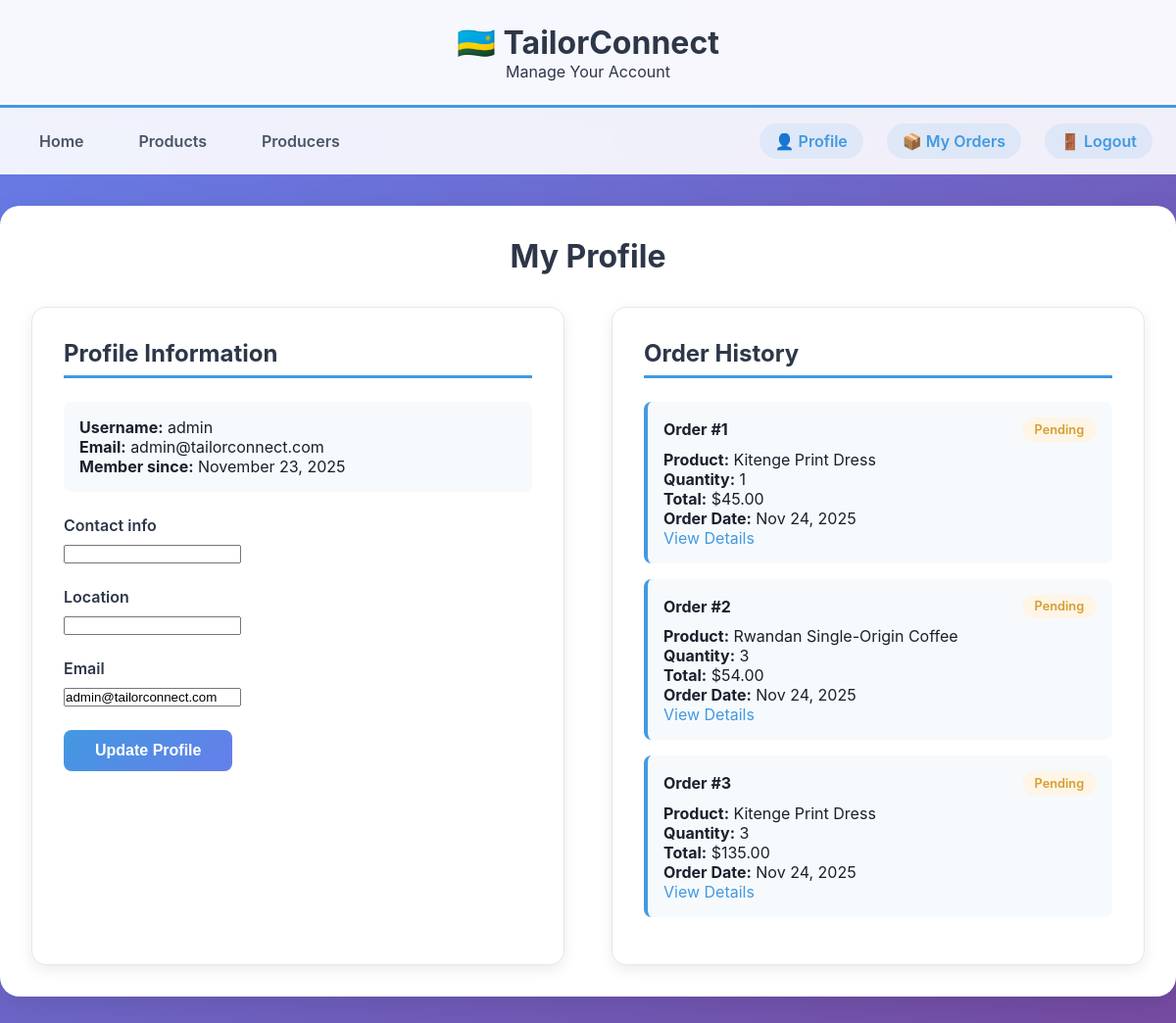
/profile/ (signed in), run on the app's committed database.
### Tconnect/models.py (models this page shows, shortened)
class Customer(models.Model):
    user = models.OneToOneField(User, on_delete=models.CASCADE)
    contact_info = models.CharField(max_length=200)
    location = models.CharField(max_length=200)

class Order(models.Model):
    ORDER_STATUS = [
        ('pending', 'Pending'),
        ('confirmed', 'Confirmed'),
        ('shipped', 'Shipped'),
        ('delivered', 'Delivered'),
        ('cancelled', 'Cancelled'),
    ]
    customer = models.ForeignKey(Customer, on_delete=models.CASCADE)
    product = models.ForeignKey(Product, on_delete=models.CASCADE)
    quantity = models.IntegerField(default=1)
    order_date = models.DateTimeField(auto_now_add=True)
    status = models.CharField(max_length=20, choices=ORDER_STATUS, default='pending')
    total_price = models.DecimalField(max_digits=10, decimal_places=2)

class Product(models.Model):
    name = models.CharField(max_length=200)
    description = models.TextField()
    price = models.DecimalField(max_digits=10, decimal_places=2)
    prod_date = models.DateField()  # Production date
    image = models.ImageField(upload_to='products/', blank=True, null=True)
    RARITY_CHOICES = [
        ('common', 'Common'),
        ('rare', 'Rare'),
        ('limited', 'Limited Edition'),
        ('unique', 'Unique Piece'),
    ]
    rarity = models.CharField(max_length=20, choices=RARITY_CHOICES, default='common')
    producer = models.ForeignKey(Producer, on_delete=models.CASCADE, related_name='products')
    created_at = models.DateTimeField(auto_now_add=True)

### Tconnect/views.py (the view)
# urls.py: path('profile/', views.profile, name='profile'),
@login_required
def profile(request):
    try:
        customer = request.user.customer
    except Customer.DoesNotExist:
        customer = Customer.objects.create(
            user=request.user,
            contact_info='',
            location=''
        )
    if request.method == 'POST':
        form = CustomerUpdateForm(request.POST, instance=customer)
        if form.is_valid():
            form.save()
            messages.success(request, 'Profile updated successfully!')
            return redirect('profile')
    else:
        form = CustomerUpdateForm(instance=customer)
    orders = Order.objects.filter(customer=customer)
    return render(request, 'Tconnect/profile.html', {
        'form': form,
        'customer': customer,
        'orders': orders
    })

### Tconnect/forms.py (shortened to what this page needs)
class CustomerUpdateForm(forms.ModelForm):
    email = forms.EmailField(required=True)
    class Meta:
        model = Customer
        fields = ['contact_info', 'location']
    def __init__(self, *args, **kwargs):
        super().__init__(*args, **kwargs)
        if self.instance.user:
            self.fields['email'].initial = self.instance.user.email

### Tconnect/templates/Tconnect/profile.html (shortened to what this page needs)
{% extends 'Tconnect/base.html' %}
{% block subtitle %}Manage Your Account{% endblock %}
{% block content %}
<div class="main-container">
    <div class="container">
        <h1 class="page-title" style="text-align: center; margin-bottom: 2rem; color: #2d3748;">My Profile</h1>
        <div class="profile-container">
            <div class="profile-card">
                <h2>Profile Information</h2>
                <div class="user-info">
                    <p><strong>Username:</strong> {{ user.username }}</p>
                    <p><strong>Email:</strong> {{ user.email }}</p>
                    <p><strong>Member since:</strong> {{ user.date_joined|date:"F j, Y" }}</p>
                </div>
                <form method="POST">
                    {% for field in form %}
                    <div class="form-group">
                        <label for="{{ field.id_for_label }}">{{ field.label }}</label>
                        {{ field }}
                    </div>
                    {% endfor %}
                    <button type="submit" class="btn btn-primary">Update Profile</button>
                </form>
            </div>
            <div class="orders-card">
                <h2>Order History</h2>
                {% if orders %}
                    {% for order in orders %}
                    <div class="order-item">
                        <div class="order-header">
                            <strong>Order #{{ order.id }}</strong>
                            <span class="order-status status-{{ order.status }}">{{ order.get_status_display }}</span>
                        </div>
                        <p><strong>Product:</strong> {{ order.product.name }}</p>
                        <p><strong>Quantity:</strong> {{ order.quantity }}</p>
                        <p><strong>Total:</strong> ${{ order.total_price }}</p>
                        <p><strong>Order Date:</strong> {{ order.order_date|date:"M j, Y" }}</p>
                        <a href="{% url 'order_detail' order.pk %}" style="color: #4299e1; text-decoration: none;">View Details</a>
                    </div>
                    {% endfor %}
                {% else %}
                    <div class="empty-orders">
                        <h3>No orders yet</h3>
                        <p>Start shopping to see your orders here!</p>
                        <a href="{% url 'products_list' %}" class="btn btn-primary" style="margin-top: 1rem;">Browse Products</a>
                    </div>
                {% endif %}
            </div>
        </div>
    </div>
</div>
{% endblock %}

### Tconnect/templates/Tconnect/base.html (style rules this page uses)
* { margin: 0; padding: 0; box-sizing: border-box; }
body { font-family: 'Inter', 'Segoe UI', Tahoma, Geneva, Verdana, sans-serif; background: linear-gradient(135deg, #667eea 0%, #764ba2 100%); min-height: 100vh; color: #1a202c; }
.main-container { background: white; margin: 2rem auto; border-radius: 20px; box-shadow: 0 10px 30px rgba(0,0,0,0.1); overflow: hidden; max-width: 1200px; min-height: 60vh; }
.container { padding: 2rem; }

### Tconnect/templates/Tconnect/profile.html (style rules this page uses)
.profile-container { display: grid; grid-template-columns: 1fr 1fr; gap: 3rem; margin-top: 2rem; }
.profile-card, .orders-card { background: white; border-radius: 15px; padding: 2rem; box-shadow: 0 5px 15px rgba(0,0,0,0.08); border: 1px solid #e2e8f0; }
.profile-card h2, .orders-card h2 { color: #2d3748; margin-bottom: 1.5rem; font-size: 1.5rem; border-bottom: 3px solid #4299e1; padding-bottom: 0.5rem; }
.form-group { margin-bottom: 1.5rem; }
.form-group label { display: block; margin-bottom: 0.5rem; font-weight: 600; color: #2d3748; }
.btn { display: inline-block; padding: 0.75rem 2rem; border: none; border-radius: 8px; font-size: 1rem; font-weight: 600; cursor: pointer; transition: all 0.3s ease; text-decoration: none; }
.btn-primary { background: linear-gradient(135deg, #4299e1, #667eea); color: white; }
.order-item { background: #f7fafc; padding: 1rem; border-radius: 8px; margin-bottom: 1rem; border-left: 4px solid #4299e1; }
.order-header { display: flex; justify-content: space-between; align-items: center; margin-bottom: 0.5rem; }
.order-status { padding: 0.3rem 0.8rem; border-radius: 15px; font-size: 0.8rem; font-weight: 600; }
.status-pending { background: #fef5e7; color: #d69e2e; }
.user-info { background: #f7fafc; padding: 1rem; border-radius: 8px; margin-bottom: 1.5rem; }

### data on the page
Order: id "1", status "Pending", product.name "Kitenge Print Dress", quantity "1", total_price "45.00", order_date "Nov 24, 2025"
Order: id "2", status "Pending", product.name "Rwandan Single-Origin Coffee", quantity "3", total_price "54.00", order_date "Nov 24, 2025"
Order: id "3", status "Pending", product.name "Kitenge Print Dress", quantity "3", total_price "135.00", order_date "Nov 24, 2025"

### other printed values
{{ user.username }} "admin"
{{ user.email }} "admin@tailorconnect.com"
{{ user.date_joined|date:"F j, Y" }} "November 23, 2025"
{{ field.label }} "Contact info" "Location" "Email"
